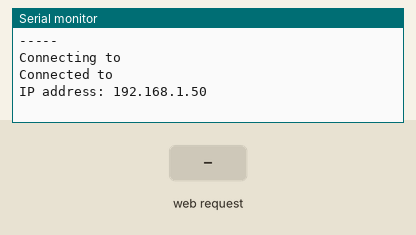
Recording of a sketch running on a simulated ESP32. Shown: the last lines printed to the serial monitor. Inputs (shaded band) come from the test bench. WiFi joins after 1.5 s; servers stay silent unless stated; storage starts empty.

Above: at 2.7 s.
2.8 s: HTTP request GET / received
At 4.0 s:
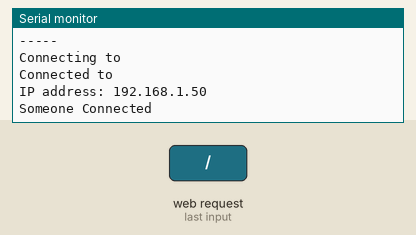
4.3 s: HTTP request GET /list received
At 5.3 s:
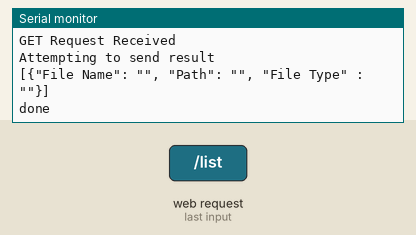
Timing chart, 0 to 7.3 s (numbered marks = the images above; inputs shaded):
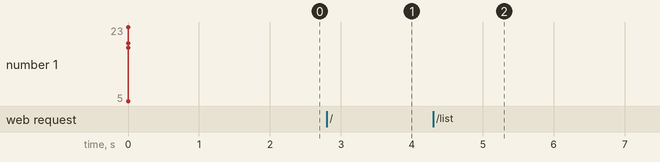

Measured:
- after the input at 2.8 s, the serial monitor: prints a new line at once (image 1)
- after the input at 4.3 s, the serial monitor: prints a new line at once (image 2)

The sketch:

esp32SDCardWebserver.ino
```cpp
#include <WiFi.h>
#include <WebServer.h>
#include "FS.h"
#include "SD.h"
#include "SPI.h"

#include "htmlFile.h"


// SSID & Password
const char* ssid = "";
const char* password = "";

WebServer server(80);

//Create the directory to send to website
String printDirectory(File dir, int numTabs) {
  String list = "[{\"File Name\": \"\", \"Path\": \"\", \"File Type\" : \"\"}";
  int i = 0;
  while (true) {
    File entry =  dir.openNextFile();
    if (! entry) {
      // no more files
      list = list + "]";
      break;
    }
    for (uint8_t i = 0; i < numTabs; i++) {
      //Serial.print('\t');
    }
    String fileName = entry.name();
    if (entry.isDirectory()) {
      String file = "{\"File Name\": \"" + fileName + "\", \"Path\": \"" + dir.name() + "\", \"File Type\" : \"" + "DIR" + "\"}";
      list = list + "," + file;
    } else {
      String fileExtension = String(fileName.substring(fileName.lastIndexOf(".")));
      String file = "{\"File Name\": \"" + fileName + "\", \"Path\": \"" + dir.name() + "\", \"File Type\" : \"" + fileExtension + "\"}";
      list = list + "," + file;
    }
    entry.close();
  }
  return list;
}


/*
SCK         4
//spid
MOSI        6
//spiq
MISO        5
//SS
SD_CS       7
*/
void setup() {
  Serial.begin(115200);
  while(!Serial){
    ;
  }
  //Set up SD Card
  Serial.println(SCK);
  Serial.println(MOSI);
  Serial.println(MISO);
  Serial.println(SS);
  SPI.begin(SCK, MISO, MOSI, SS);

  SPIClass spi = SPIClass(SPI);
  if (!SD.begin(SS,spi,4000000)) {
    Serial.println("Card Mount Failed");
    return;
  }
  String directoryList = printDirectory(SD.open("/"),0);
  Serial.println(directoryList);
  Serial.println("-----");
  //Connect to WIFI
  WiFi.mode(WIFI_STA);
  WiFi.begin(ssid, password);

  Serial.println("Connecting to ");
  Serial.print(ssid);

  //Wait for WiFi to connect
  while(WiFi.waitForConnectResult() != WL_CONNECTED){
      ;
    }

  //If connection successful show IP address in serial monitor
  Serial.println("");
  Serial.print("Connected to ");
  Serial.println(ssid);
  Serial.print("IP address: ");
  Serial.println(WiFi.localIP());  //IP address assigned to your ESP
  //Send Webpage
  server.on("/", sendWebpage);
  //Send the directory list when user requests it
  server.on("/list",HTTP_GET,[&, directoryList](){Test(directoryList);});
  server.begin();

}

void Test(String list){
  Serial.println("GET Request Received");
  Serial.println("Attempting to send result");
  Serial.println(list);
  server.sendContent(list);
  Serial.println("done");
}

void sendWebpage(){
  server.send(200, "text/html", index_html);
  Serial.println("Someone Connected");
}

void loop() {
  // put your main code here, to run repeatedly:
  server.handleClient();
}
```

htmlFile.h
```cpp
const char index_html[] PROGMEM = R"rawliteral(
<!DOCTYPE html>
<html>
<head>
    <script src=
"https://ajax.googleapis.com/ajax/libs/jquery/3.4.1/jquery.min.js">
    </script>
</head>
<body>
    <table id="table">
    </table>
    <p>
        ----
    </p>
    <div>
        <label for="fname">File Name:</label>
        <input type="text" id="fname" name="fname"><br><br>

        <label for="fname">Path Name:</label>
        <input type="text" id="pname" name="pname"><br><br>

        <label for="fname">File Type Name:</label>
        <input type="text" id="tname" name="tname"><br><br>

        <button onclick = "sendFileInfo()">enter</button>
        <select id="option">
            <option value = "1">1</option>
            <option value = "2">2</option>
            <option value = "3">3</option>
        </select>
    </div>
    <p id="GETResult"></p>

    <script>
        getList();
        createTable('#table');
        function getList(){
            console.log("attempting to get list");
            var xhttp = new XMLHttpRequest();
            xhttp.onload = function(){
                document.getElementById("GETResult").innerHTML = this.responseText;
                console.log("Request is succesful");
                console.log(list);
            }
            xhttp.open("GET", "/list");
            xhttp.send();

        }

        function createTable(selector){
            list = document.getElementById("GETResult").textContent;
            console.log(list);
            console.log("Creating Table");
            var cols = Headers(list, selector);

            // Traversing the JSON data
            for (var i = 0; i < list.length; i++) {
                var row = $('<tr/>');
                for (var colIndex = 0; colIndex < cols.length; colIndex++)
                {
                    var val = list[i][cols[colIndex]];

                    // If there is any key, which is matching
                    // with the column name
                    if (val == null) val = "";
                        row.append($('<td/>').html(val));
                }

                // Adding each row to the table
                $(selector).append(row);
            }
        }
        function Headers(selector) {
            var columns = [];
            var header = $('<tr/>');

            for (var i = 0; i < list.length; i++) {
                var row = list[i];

                for (var k in row) {
                    if ($.inArray(k, columns) == -1) {
                        columns.push(k);

                        // Creating the header
                        header.append($('<th/>').html(k));
                    }
                }
            }

            // Appending the header to the table
            $(selector).append(header);
                return columns;
        }
        function sendFileInfo(){
            fileName = document.getElementById("fname").value;
            pathName = document.getElementById("pname").value;
            typeName = document.getElementById("tname").value;
            option = document.getElementById("option").value;
            sendInfo = {"File Name": fileName, "Path": pathName, "File Type": typeName};
            console.log(JSON.stringify(sendInfo));
            console.log(option);
        }
        function result(){

        }

    </script>
</body>
</html>
)rawliteral";
```
